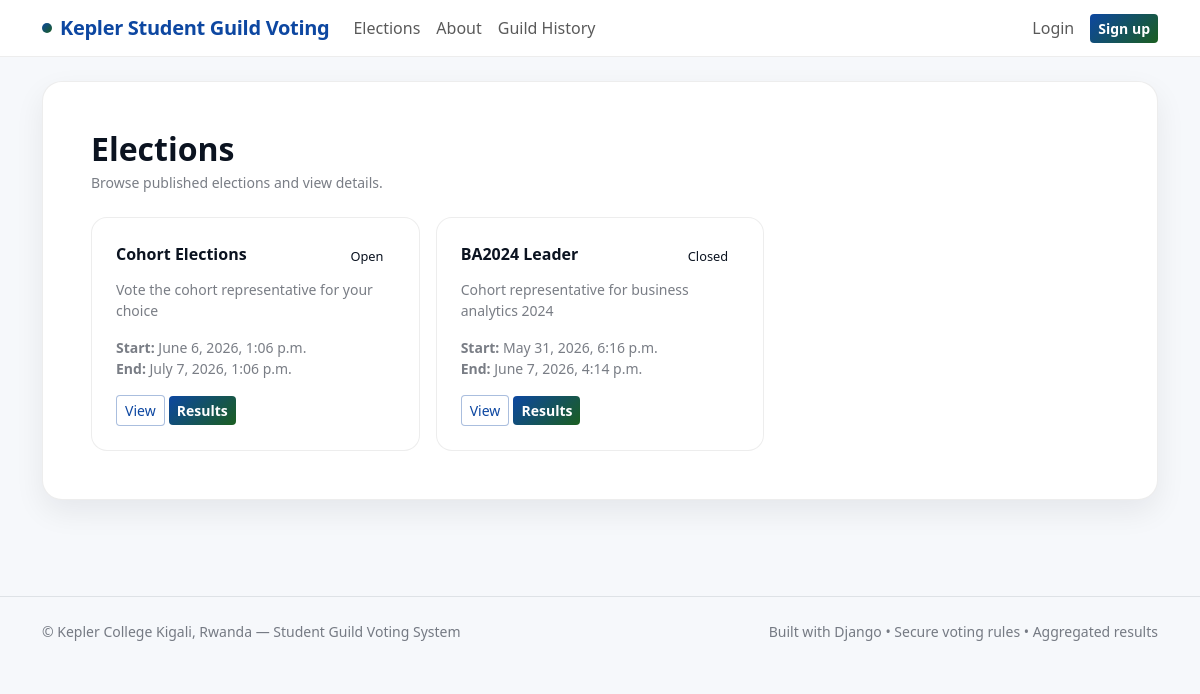
/elections/, run on the app's committed database.
### apps/elections/models.py (models this page shows, shortened)
class Election(models.Model):
    SCOPE_ALL = 'all'
    SCOPE_COHORT = 'cohort'
    SCOPE_CHOICES = [
        (SCOPE_ALL, 'Whole College'),
        (SCOPE_COHORT, 'Specific Cohort(s) Only'),
    ]
    name = models.CharField(max_length=200)
    description = models.TextField(blank=True)
    start_at = models.DateTimeField()
    end_at = models.DateTimeField()
    is_published = models.BooleanField(default=True)
    allow_live_results = models.BooleanField(default=False)
    visibility_scope = models.CharField(
        max_length=10, choices=SCOPE_CHOICES, default=SCOPE_ALL
    )
    visible_to_cohorts = models.ManyToManyField(
        'accounts.Cohort', blank=True, related_name='visible_elections'
    )
    voting_scope = models.CharField(
        max_length=10, choices=SCOPE_CHOICES, default=SCOPE_ALL
    )
    voting_cohorts = models.ManyToManyField(
        'accounts.Cohort', blank=True, related_name='voting_elections'
    )
    created_at = models.DateTimeField(auto_now_add=True)
    class Meta:
        ordering = ['-start_at']
    @property
    def is_open(self):
        now = timezone.now()
        return self.is_published and self.start_at <= now <= self.end_at
    @property
    def is_closed(self):
        return timezone.now() > self.end_at

### apps/elections/views.py (the view)
# urls.py: path('', views.elections_list, name='elections_list'),
def elections_list(request):
    elections = Election.objects.filter(is_published=True).order_by('-start_at')
    if request.user.is_authenticated and not request.user.is_staff:
        visible_ids = [e.id for e in elections if e.student_can_see(request.user)]
        elections = elections.filter(id__in=visible_ids)
    return render(request, 'elections/elections_list.html', {'elections': elections})

### apps/core/context_processors.py (called while the page is built)
def kepler_branding(request):
    return {
        "KEPLER_APP_NAME": "Kepler Student Guild Voting",
        "KEPLER_LOCATION": "Kepler College Kigali, Rwanda",
    }

### templates/elections/elections_list.html
{% extends "base.html" %}
{% block content %}
<div class="kepler-card bg-white p-4 p-md-5">
  <div class="d-flex flex-column flex-md-row justify-content-between align-items-start align-items-md-center gap-2">
    <div>
      <h2 class="fw-bold mb-1">Elections</h2>
      <div class="small-muted">Browse published elections and view details.</div>
    </div>
  </div>
  <div class="row g-3 mt-2">
    {% for e in elections %}
      <div class="col-md-6 col-lg-4">
        <div class="card-soft p-4 h-100">
          <div class="d-flex justify-content-between align-items-start">
            <div class="fw-bold">{{ e.name }}</div>
            {% if e.is_open %}<span class="k-pill">Open</span>{% elif e.is_closed %}<span class="k-pill">Closed</span>{% else %}<span class="k-pill">Upcoming</span>{% endif %}
          </div>
          <div class="small-muted mt-2">{{ e.description|default:"Kepler student guild election."|truncatechars:110 }}</div>
          <div class="small-muted mt-3">
            <div><b>Start:</b> {{ e.start_at }}</div>
            <div><b>End:</b> {{ e.end_at }}</div>
          </div>
          <div class="mt-3">
            <a class="btn btn-outline-kepler btn-sm" href="{% url 'elections:election_detail' e.id %}">View</a>
            <a class="btn btn-kepler btn-sm" href="{% url 'elections:results' e.id %}">Results</a>
          </div>
        </div>
      </div>
    {% empty %}
      <div class="small-muted">No elections published yet.</div>
    {% endfor %}
  </div>
</div>
{% endblock %}

### static/css/styles.css (style rules this page uses)
:root { --kepler-green: #1b5e20; --kepler-green-mid: #2e7d32; --kepler-green-light: #e8f5e9; --kepler-blue: #0d47a1; --kepler-blue-mid: #1565c0; --kepler-blue-light: #e3f2fd; --kepler-white: #ffffff; --kepler-dark: #0b1320; --kepler-gray: #f6f8fb; --kepler-border: rgba(0,0,0,0.07); --kepler-shadow: 0 12px 30px rgba(11,19,32,0.07); }
body { background: var(--kepler-gray); color: var(--kepler-dark); font-family: 'Segoe UI', system-ui, sans-serif; }
.kepler-card { border: 1px solid var(--kepler-border); border-radius: 1.25rem; box-shadow: var(--kepler-shadow); background: var(--kepler-white); }
.card-soft { border: 1px solid var(--kepler-border); border-radius: 1rem; background: var(--kepler-white); }
.btn-kepler { background: linear-gradient(135deg, var(--kepler-blue), var(--kepler-green)); color: #fff; border: 0; font-weight: 600; }
.btn-outline-kepler { border: 1.5px solid rgba(13,71,161,0.35); color: var(--kepler-blue); background: white; font-weight: 500; }
.k-pill { font-size: .8rem; padding: .3rem .7rem; border-radius: 999px; font-weight: 500; display: inline-block; }
.small-muted { color: rgba(11,19,32,0.55); font-size: .875rem; }

### data on the page
Election: name "Cohort Elections", is_published "Open", description "Vote the cohort representative for your choice", start_at "June 6, 2026, 1:06 p.m.", end_at "July 7, 2026, 1:06 p.m."
Election: name "BA2024 Leader", is_published "Closed", description "Cohort representative for business analytics 2024", start_at "May 31, 2026, 6:16 p.m.", end_at "June 7, 2026, 4:14 p.m."
